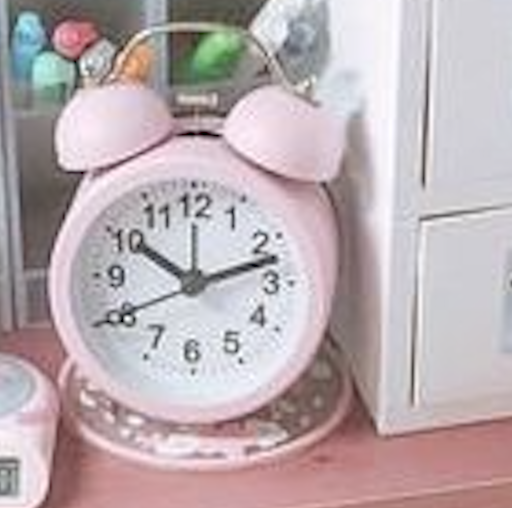
#> input picture clock.png, 512 x 508 px
$ jupyter execute object-detection-SIFT.ipynb   (shell and % lines are left out)
#> lines starting #> are read from the running program, lines starting #| are printed output that depends on the picture; long printed decimals are rounded
https://docs.opencv.org/3.4/dc/dc3/tutorial_py_matcher.html

## Keypoints
Keypoint extraction give position (x,y) of keypoints in the image. Depending on the algorithm, it is defined as a possible. Keypoints are significant point in the image. In alg like SIFT, keypoints are scale and rotation invariant
## Descriptors
Descriptors describe the region of a keypoint like the scale and orientation/rotation of the keypoint through local image gradients.

Corner detection like Harris is not scale invariant - if images are scaled, corners may not be detected as a corner.

Gaussian Filter - To mute noise in an imagel such as reducing noise from image taken in low light; eliminate bright pixels, smooth edges.
Standard Deviation (STD) - In this context, acts as a scaling parameter.
(x, y, std) - point (x,y) with std scale.
Scale-Space Filtering - To detect larger corners with larger window of scale.
Laplacian of Gaussian - (costly) Scale space filter. Acts as a blob detector that can detect blobs in various sizes due to change in STD. Low STD -> fits better for small corners; High STD -> fits better for larger corners.
Difference of Gaussians - approximation of LoG. The difference between the blurred image and less blurred image of the original.

# SIFT (Scale-Invariant Feature Transform)
Keypoints are identified based on their local extrema and described by the area surrounding the keypoints.
- Scale and rotational invariant

[cell 1]
import matplotlib.pyplot as plt
import cv2 as cv

[cell 2]
# Read the images
object_img = cv.imread("clock.png")
#> object_img is the input picture: shape (508, 512, 3); mean B, G, R 177.4, 173.6, 186.5
scene_img = cv.imread("desk.jpg")
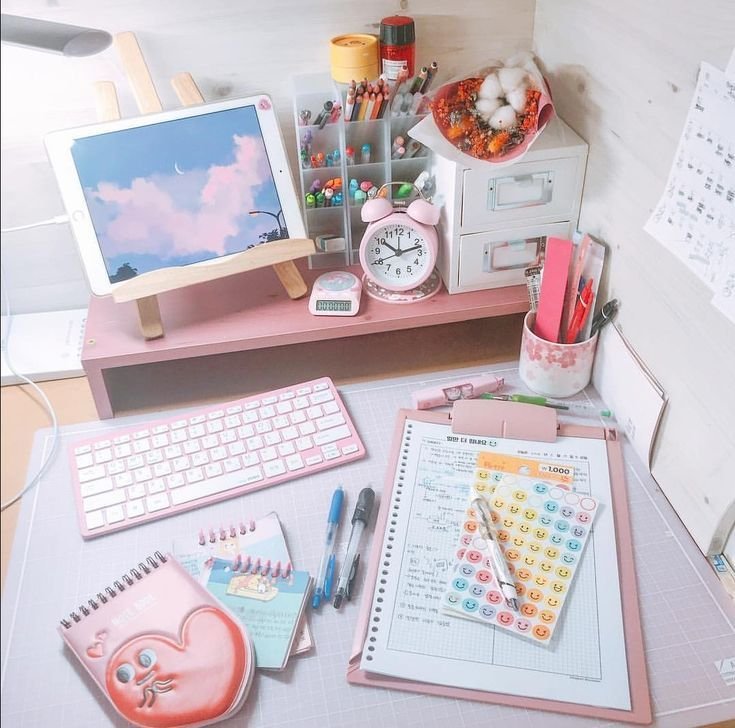
#> input picture desk.jpg, 735 x 728 px
#> scene_img is the input picture: shape (728, 735, 3); mean B, G, R 198.1, 192.1, 202.4

[cell 3]
object_grey = cv.cvtColor(src=object_img, code=cv.COLOR_BGR2GRAY)
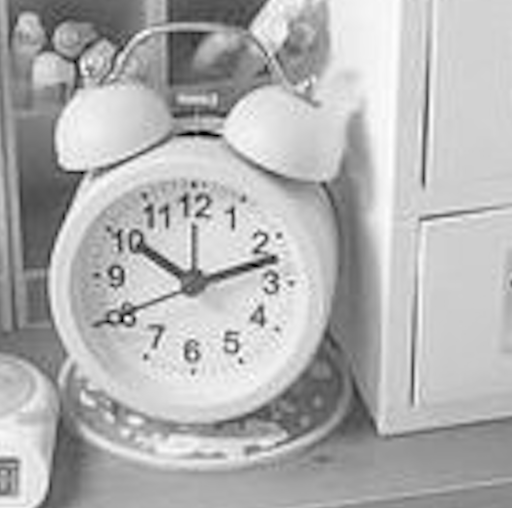
#> object_grey: shape (508, 512); min 0, max 255, mean 177.9
scene_grey = cv.cvtColor(src=scene_img, code=cv.COLOR_BGR2GRAY)
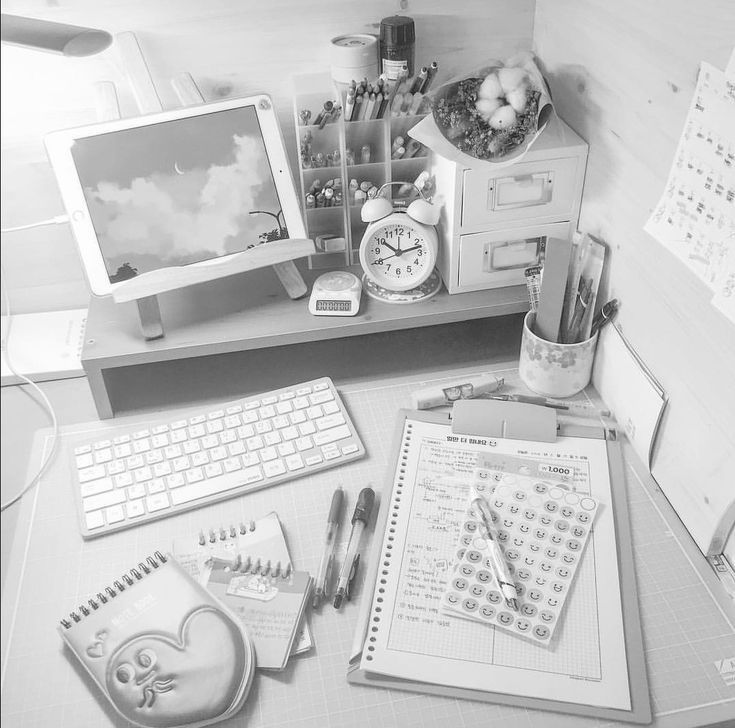
#> scene_grey: shape (728, 735); min 6, max 255, mean 195.8

### SIFT: Get KeyPoint and Descriptors

[cell 4]
sift = cv.SIFT_create()

[cell 5]
object_kp, object_des = sift.detectAndCompute(object_grey, None)
#> object_kp = 865 keypoints; strongest (x, y, size): (127, 318, 4), (190, 134, 5.1), (273, 259, 6.4), (122, 320, 3.3)
scene_kp, scene_des = sift.detectAndCompute(scene_grey, None)
#> scene_kp = 2064 keypoints; strongest (x, y, size): (420, 246, 1.8), (383, 581, 3.2), (393, 523, 2.8), (399, 492, 2.5)

[cell 6]
object_draw = cv.drawKeypoints(object_grey, object_kp, object_img, flags=cv.DRAW_MATCHES_FLAGS_DRAW_RICH_KEYPOINTS)
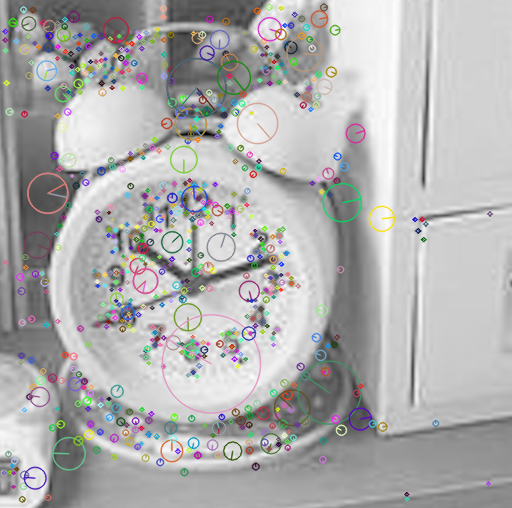
#> object_draw: shape (508, 512, 3); mean B, G, R 174.8, 175.1, 175.4
scene_draw = cv.drawKeypoints(scene_grey, scene_kp, scene_img, flags=cv.DRAW_MATCHES_FLAGS_DRAW_RICH_KEYPOINTS)
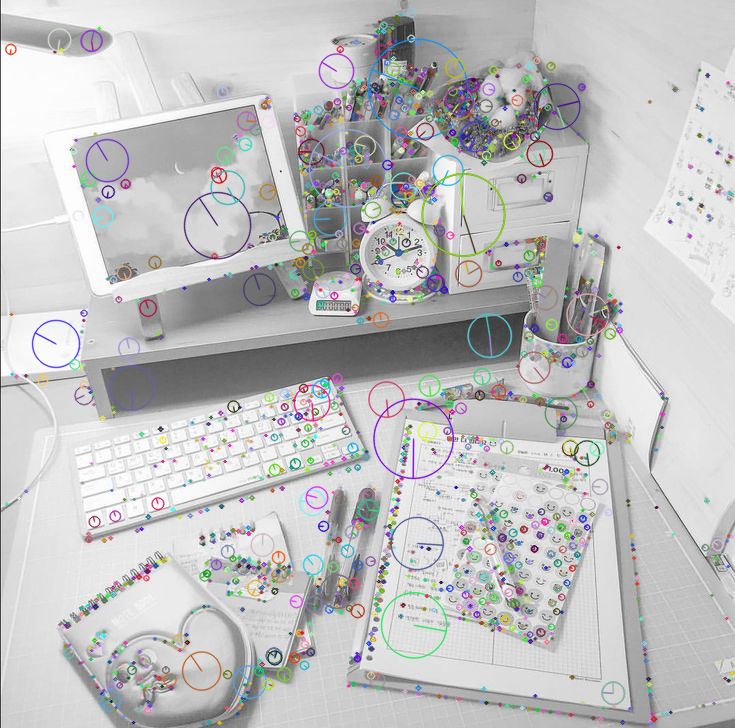
#> scene_draw: shape (728, 735, 3); mean B, G, R 193.2, 192.8, 192.8

[cell 7]
plt.figure(figsize=(20, 10))
plt.suptitle("Scale Invariant Feature Transform - SIFT")
plt.subplot(1, 2, 1)
plt.title('Object SIFT Image')
plt.imshow(object_img)
plt.subplot(1, 2, 2)
plt.title('Scene SIFT Image')
plt.imshow(scene_img)
#> figure, not shown here; B, G, R data is drawn as R, G, B

[cell 8]
cv.imwrite('sift_object_kp.jpg', object_img)
cv.imwrite('sift_scene_kp.jpg', scene_img)
#> Out = True

[cell 9]
print(len(object_kp), len(object_des))
#| 865 865
print(len(scene_kp), len(scene_des))
#| 2064 2064

# Feature Matching

# Brute Force Knn Match
Brute Force Matching takes the descriptor of one feature in the first set and matched with all other features in the second set. It calculates the distance between each descriptor, matching the closest pair for each point.

[cell 10]
# Create a BFmatcher object
# SIFT/SURF return detectorType() of CV32F float, Hamming-distance cannot be used - only for binary feature types like ORB.

[cell 11]
# Match descriptors
bf = cv.BFMatcher()
sift_matches = bf.knnMatch(object_des, scene_des, k=2)
#> sift_matches = 865 matches

[cell 12]
print(len(sift_matches))
#| 865
sift_matches
#> Out = 865 matches

[cell 13]
# Ratio Test
good = []
for m, n in sift_matches:
    print(m.distance, n.distance)
    if m.distance < 0.65* n.distance:
        good.append([m])    # append to list as a list
#> this loop made 865 passes
#| 361.541 395.900
#| 399.566 400.729
#| 186.813 198.401
#| 167.168 172.038
#| 285.668 292.761
#| 178.519 186.269
#| 204.883 218.424
#| 283.921 317.418
#> (further printed lines are left out)
#> after the loop, good = 79 matches
print("Good matches found: ", len(good))

[cell 14]
bf_match_img = cv.drawMatchesKnn(object_grey, object_kp,
                                  scene_grey, scene_kp, good, None,
                                  flags=cv.DrawMatchesFlags_NOT_DRAW_SINGLE_POINTS)
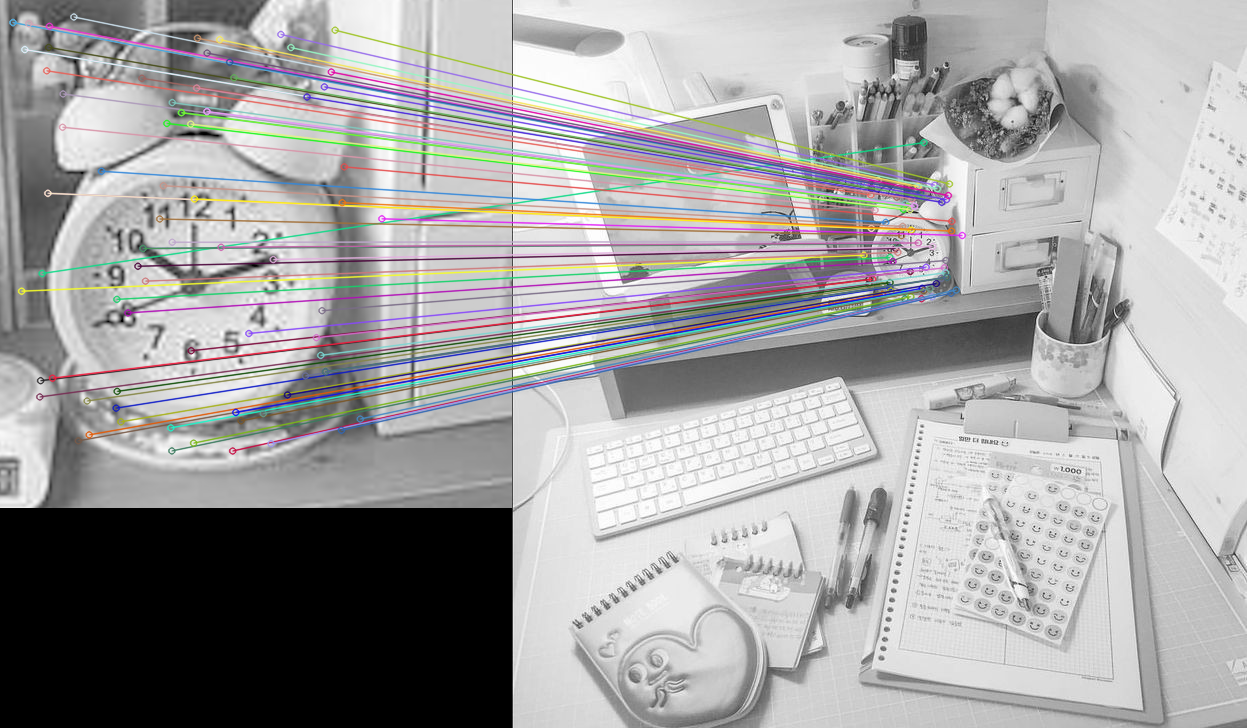
#> bf_match_img: shape (728, 1247, 3); mean of channels 0, 1, 2 162.5, 162.1, 163.1; drawn as B, G, R

plt.imshow(bf_match_img)
plt.title("SIFT - BF Knn Match in Images T = 0.75")
cv.imwrite('sift_bf_match_75.jpg', bf_match_img)
plt.show()

# Fast Library for Approximate Nearest Neighbours (FLANN) Matcher
FLANN works faster than BFmatcher for larger datasets.
FLANN has two parameters of dictionaries, IndexParams and SearchParams which specifies number of times the trees in the IndexParams should be recursively traversed. Higher check value gives better precision but takes longer time.

Binary Masks - defines region of interest (ROI) of an image. Mask pixel values 1 are ROI while 0 are not and part of a background.

[cell 15]
# Setting FLANN parameters
FLANN_INDEX_KDTREE = 1
index_params = dict(algorithm = FLANN_INDEX_KDTREE, trees = 5)
search_params = dict(checks=50)
flann = cv.FlannBasedMatcher(index_params, search_params)

[cell 16]
# Find matches
flann_matches = flann.knnMatch(object_des, scene_des, k=2)
#> flann_matches = 865 matches

[cell 17]
# Create mask
flann_matchesMask = [[0,0] for i in range(len(flann_matches))]
#> flann_matchesMask = 865 pairs, first value 0 to 0, second value 0 to 0

[cell 18]
count_good = 0
for i, (m,n) in enumerate(flann_matches):
    if m.distance < 0.7*n.distance:
        flann_matchesMask[i] = [1,0]
        count_good += 1
#> after the loop, count_good = 83; flann_matchesMask = 865 pairs, first value 0 to 1, second value 0 to 0
print("Good matches found: ", count_good)

[cell 19]
draw_params = dict(#matchColor = (0, 255, 0),
singlePointColor = (255, 0, 0),
matchesMask = flann_matchesMask,
flags = cv.DrawMatchesFlags_DEFAULT)
#> draw_params = 3 items

[cell 20]
flann_match_img = cv.drawMatchesKnn(object_grey, object_kp, scene_grey, scene_kp, flann_matches, None, **draw_params)
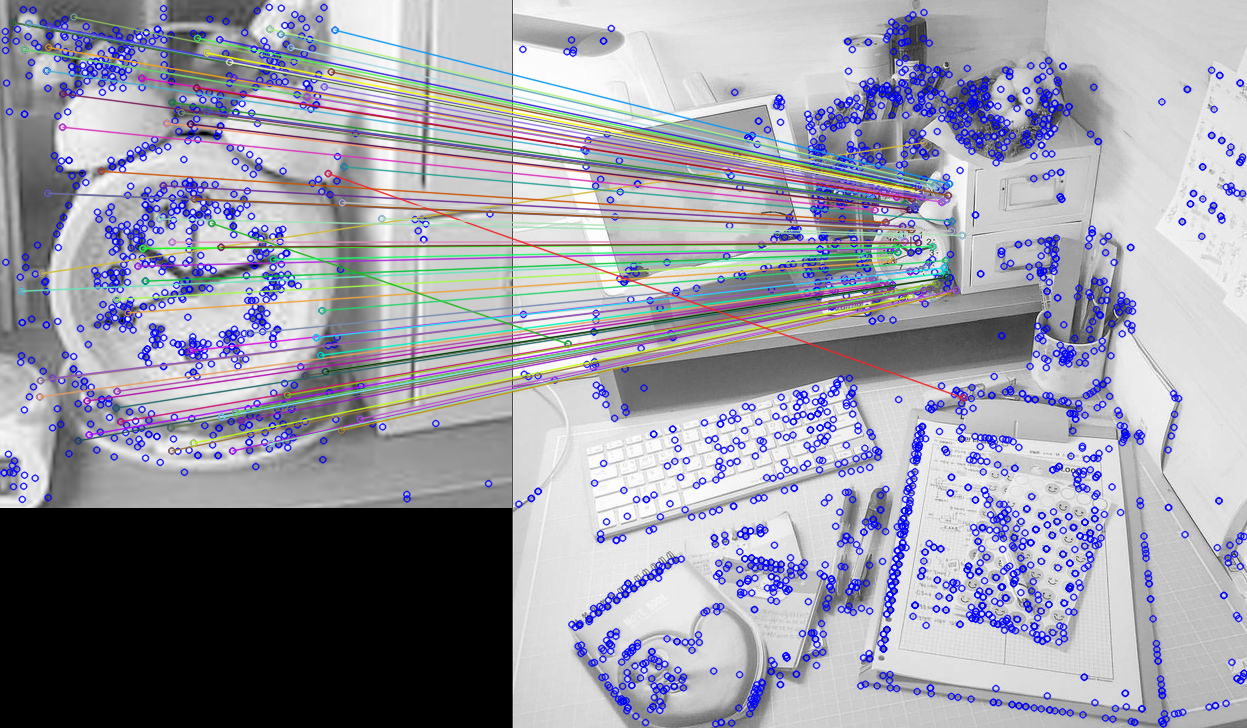
#> flann_match_img: shape (728, 1247, 3); mean of channels 0, 1, 2 165.8, 153.4, 153.5; drawn as B, G, R
plt.imshow(flann_match_img, )
plt.title("SIFT - Flann Match in Images")
cv.imwrite('sift_flann_match.jpg', flann_match_img)
plt.show()
